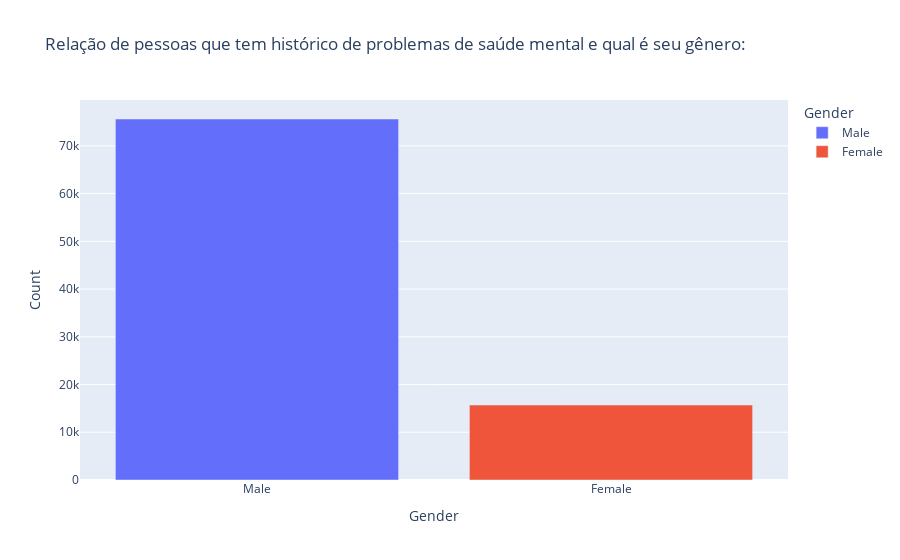

Notebook code for this chart:
### Code cell
fig1 = px.bar(d1, x='Gender', y='count', title='Relação entre pessoas que tem histórico de problemas de saúde mental e qual é seu gênero:', color='Gender')
fig1.update_yaxes(title_text='Count')
fig1.show()

### Figure 1 — Plotly figure (JSON) as saved in the notebook; plotly's stock layout.template omitted (floating-point values rounded to 4 significant figures)
{"data": [{"alignmentgroup": "True", "hovertemplate": "Gender=%{x}<br>count=%{y}<extra></extra>", "legendgroup": "Male", "marker": {"color": "#636efa", "pattern": {"shape": ""}}, "name": "Male", "offsetgroup": "Male", "orientation": "v", "showlegend": true, "textposition": "auto", "type": "bar", "x": ["Male"], "xaxis": "x", "y": [75625], "yaxis": "y"}, {"alignmentgroup": "True", "hovertemplate": "Gender=%{x}<br>count=%{y}<extra></extra>", "legendgroup": "Female", "marker": {"color": "#EF553B", "pattern": {"shape": ""}}, "name": "Female", "offsetgroup": "Female", "orientation": "v", "showlegend": true, "textposition": "auto", "type": "bar", "x": ["Female"], "xaxis": "x", "y": [15694], "yaxis": "y"}], "layout": {"barmode": "relative", "legend": {"title": {"text": "Gender"}, "tracegroupgap": 0}, "title": {"text": "Relação de pessoas que tem histórico de problemas de saúde mental e qual é seu gênero:"}, "xaxis": {"anchor": "y", "categoryarray": ["Male", "Female"], "categoryorder": "array", "domain": [0, 1], "title": {"text": "Gender"}}, "yaxis": {"anchor": "x", "domain": [0, 1], "title": {"text": "Count"}}}}
